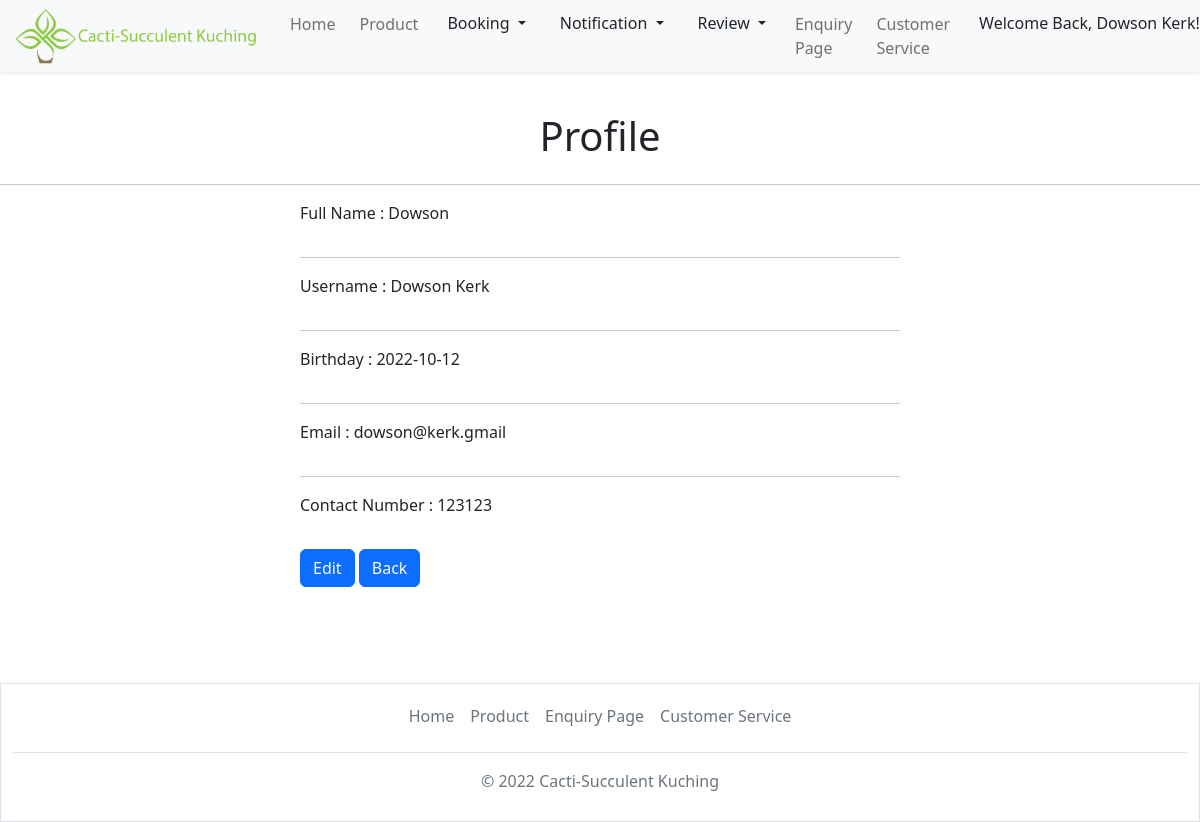
Page /profile.php?id=1 (signed in) on the committed database.
### tables this page shows
CREATE TABLE `users` (
  `id` int(100) NOT NULL,
  `username` varchar(100) NOT NULL,
  `full_name` varchar(100) DEFAULT NULL,
  `birthday` date DEFAULT NULL,
  `contact_number` varchar(100) DEFAULT NULL,
  `email` varchar(100) NOT NULL,
  `user_type` varchar(100) NOT NULL,
  `password` varchar(100) NOT NULL
);

### profile.php (the view, shortened to what this page needs)
<?php
 include('Account.php');
?>
<!doctype html>
<html lang="en">
    <head>
        <link rel="stylesheet" href="styles\homepage.css">
        <link href="https://cdn.jsdelivr.net/npm/bootstrap@5.2.2/dist/css/bootstrap.min.css" rel="stylesheet">
    </head>
<body>
<nav class="navbar navbar-expand-lg">
    <div class="container-fluid fixed-top shadow-sm bg-light">
        <a class="navbar-brand" href="home.php">
            <img src="images\logo.png" alt="logo" style="width:250px;" class="rounded-pill">
        </a>
        <div class="collapse navbar-collapse justify-content-end" id="collapsibleNavbar">
            <ul class="navbar-nav">
                <li class="nav-item p-1">
                    <a class="nav-link" href="home.php">Home</a>
                </li>
                <li class="nav-item p-1">
                    <a class="nav-link" href="productcatalogue.php">Product</a>
                </li>
                <li class="nav-item p-1">
                    <div class="dropdown">
                        <button class="btn dropdown-toggle" type="button" data-bs-toggle="dropdown" aria-expanded="false">
                             Booking
                        </button>
                    </div>
                </li>
                <li class="nav-item p-1">
                    <div class="dropdown" >
                        <button class="btn dropdown-toggle" type="button" data-bs-toggle="dropdown" data-bs-auto-close="false" aria-expanded="false">
                             Notification
                        </button>
                    </div>
                </li>
                <li class="nav-item p-1">
                    <div class="dropdown">
                        <button class="btn dropdown-toggle" type="button" data-bs-toggle="dropdown" aria-expanded="false">
                             Review
                        </button>
                    </div>
                </li>
                <li class="nav-item p-1">
                    <a class="nav-link" href="enquiryPage.php">Enquiry Page</a>
                </li>
                <li class="nav-item p-1">
                    <a class="nav-link" href="customerservice.php">Customer Service</a>
                </li>
                <li class="nav-item p-1">
                    <div class="dropdown">
                        <button class="btn dropdown-toggle" type="button" data-bs-toggle="dropdown" aria-expanded="false">
                             Welcome Back, <?php echo $_SESSION['user']['username']; ?>!
                        </button>
                    </div>
                </li>
            </ul>
        </div>
    </div>
</nav>
<br></br><br></br>
<div class="row mx-auto my-auto">
        <div class="col">
            <h1 class="text-center">Profile</h1>
        </div>
    </div>
<hr>
<?php
  if(isset($_GET['id'])){
  $id = mysqli_real_escape_string($con, $_GET['id']);
  $sql="SELECT * FROM users WHERE id='$id' ";
  $result = mysqli_query($con,$sql);
if($userInfo=mysqli_fetch_assoc($result))
{
?>
<div style="width:600px; margin:0px auto">
          <form class="" action="" method="POST">
              <div class="form-group pb-3">
                <div>Full Name :
                  <?php echo $userInfo['full_name']; ?>
                </div>
              </div>
              <hr>
              <div class="form-group pb-3">
                <div>Username :
                  <?php echo $userInfo['username']; ?>
                </div>
              </div>
              <hr>
              <div class="form-group pb-3">
                <div>Birthday :
                  <?php echo $userInfo['birthday']; ?>
                </div>
              </div>
              <hr>
              <div class="form-group pb-3">
                <div>Email :
                  <?php echo $userInfo['email']; ?>
                </div>
              </div>
              <hr>
              <div class="form-group pb-3">
                <div>Contact Number :
                  <?php echo $userInfo['contact_number']; ?>
                </div>
              </div>
              <div class="form-group pt-3">
                <button type="submit" name="edit" class="btn btn-primary"><a class="text-light text-decoration-none" href="editprofile.php?id=<?= $userInfo['id']; ?>">Edit</a></button>
                <button type="submit" name="back" class="btn btn-primary"><a class="text-light text-decoration-none" href="home.php">Back</a></button>
              </div>
            </form>
            <?php
              }
            }
          ?>
</div>
<br></br><br></br>
<div class="container-fluid border" style="width: 100%;">
  <footer class="py-1 my-2 ">
  <ul class="nav justify-content-center border-bottom pb-3 mb-3">
      <li class="nav-item"><a href="home.php" class="nav-link px-2 text-muted">Home</a></li>
      <li class="nav-item"><a href="productcatalogue.php" class="nav-link px-2 text-muted">Product</a></li>
      <li class="nav-item"><a href="enquiryPage.php" class="nav-link px-2 text-muted">Enquiry Page</a></li>
      <li class="nav-item"><a href="customerservice.php" class="nav-link px-2 text-muted">Customer Service</a></li>
    </ul>
    <p class="text-center text-muted">© 2022 Cacti-Succulent Kuching</p>
  </footer>
</div>
</body>
</html>

### rows in the picture
users: full_name "Dowson", username "Dowson Kerk", birthday "2022-10-12", email "dowson@kerk.gmail", contact_number "123123"

### other values in the picture
$_SESSION['user']['username'] "Dowson Kerk"
